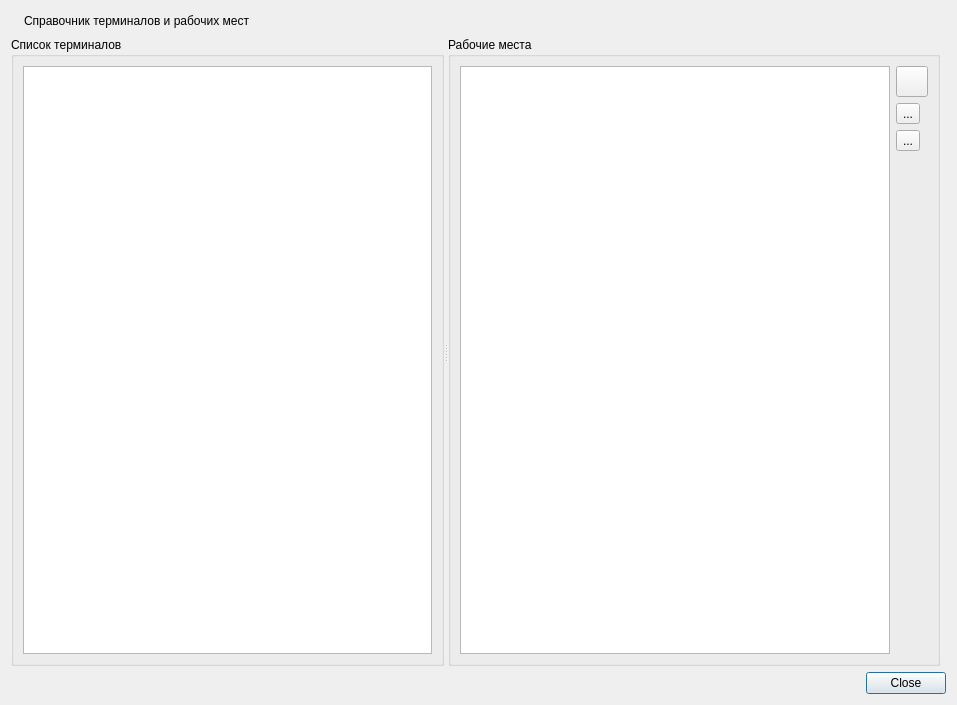
<?xml version="1.0" encoding="UTF-8"?>
<ui version="4.0">
 <class>ListAzsDialog</class>
 <widget class="QDialog" name="ListAzsDialog">
  <property name="geometry">
   <rect>
    <x>0</x>
    <y>0</y>
    <width>957</width>
    <height>705</height>
   </rect>
  </property>
  <property name="windowTitle">
   <string>Dialog</string>
  </property>
  <layout class="QGridLayout" name="gridLayout_3" rowstretch="0,1,0">
   <item row="0" column="0" colspan="2">
    <layout class="QHBoxLayout" name="horizontalLayout">
     <item>
      <widget class="QLabel" name="label">
       <property name="text">
        <string/>
       </property>
       <property name="pixmap">
        <pixmap resource="../resource.qrc">:/Images/gas_stantion.png</pixmap>
       </property>
      </widget>
     </item>
     <item>
      <widget class="QLabel" name="label_2">
       <property name="text">
        <string>Справочник терминалов и рабочих мест</string>
       </property>
      </widget>
     </item>
     <item>
      <spacer name="horizontalSpacer">
       <property name="orientation">
        <enum>Qt::Horizontal</enum>
       </property>
       <property name="sizeHint" stdset="0">
        <size>
         <width>40</width>
         <height>20</height>
        </size>
       </property>
      </spacer>
     </item>
    </layout>
   </item>
   <item row="1" column="0">
    <widget class="QSplitter" name="splitter">
     <property name="orientation">
      <enum>Qt::Horizontal</enum>
     </property>
     <widget class="QGroupBox" name="groupBoxTerminals">
      <property name="title">
       <string>Список терминалов</string>
      </property>
      <layout class="QGridLayout" name="gridLayout_2">
       <item row="0" column="0">
        <widget class="QTableView" name="tableViewTerminals">
         <property name="editTriggers">
          <set>QAbstractItemView::NoEditTriggers</set>
         </property>
         <property name="alternatingRowColors">
          <bool>true</bool>
         </property>
         <property name="selectionMode">
          <enum>QAbstractItemView::SingleSelection</enum>
         </property>
         <property name="selectionBehavior">
          <enum>QAbstractItemView::SelectRows</enum>
         </property>
        </widget>
       </item>
      </layout>
     </widget>
     <widget class="QGroupBox" name="groupBoxWorkplace">
      <property name="title">
       <string>Рабочие места</string>
      </property>
      <layout class="QGridLayout" name="gridLayout">
       <item row="1" column="1">
        <widget class="QToolButton" name="toolButtonEdit">
         <property name="text">
          <string>...</string>
         </property>
        </widget>
       </item>
       <item row="0" column="0" rowspan="4">
        <widget class="QTableView" name="tableViewWorkplace">
         <property name="editTriggers">
          <set>QAbstractItemView::NoEditTriggers</set>
         </property>
         <property name="alternatingRowColors">
          <bool>true</bool>
         </property>
         <property name="selectionMode">
          <enum>QAbstractItemView::SingleSelection</enum>
         </property>
         <property name="selectionBehavior">
          <enum>QAbstractItemView::SelectRows</enum>
         </property>
        </widget>
       </item>
       <item row="0" column="1">
        <widget class="QToolButton" name="toolButtonAdd">
         <property name="text">
          <string/>
         </property>
         <property name="icon">
          <iconset resource="../resource.qrc">
           <normaloff>:/Images/add_icon.png</normaloff>:/Images/add_icon.png</iconset>
         </property>
         <property name="iconSize">
          <size>
           <width>24</width>
           <height>24</height>
          </size>
         </property>
        </widget>
       </item>
       <item row="2" column="1">
        <widget class="QToolButton" name="toolButtonDelete">
         <property name="text">
          <string>...</string>
         </property>
        </widget>
       </item>
      </layout>
     </widget>
    </widget>
   </item>
   <item row="2" column="0" colspan="2">
    <widget class="QDialogButtonBox" name="buttonBox">
     <property name="standardButtons">
      <set>QDialogButtonBox::Close</set>
     </property>
    </widget>
   </item>
  </layout>
 </widget>
 <resources>
  <include location="../resource.qrc"/>
 </resources>
 <connections/>
</ui>
